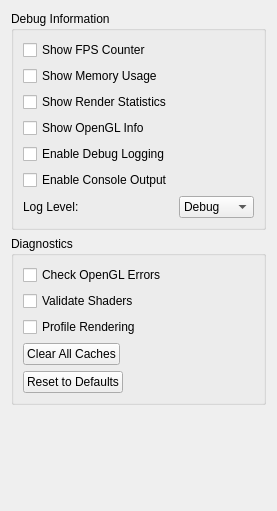
     <widget class="QWidget" name="tabDebug">
      <attribute name="title">
       <string>Debug</string>
      </attribute>
      <layout class="QGridLayout" name="gridLayout_14">
       <item row="0" column="0">
        <widget class="QGroupBox" name="debugInfoGroupBox">
         <property name="title">
          <string>Debug Information</string>
         </property>
         <layout class="QFormLayout" name="debugInfoFormLayout_3">
          <item row="0" column="0">
           <widget class="QCheckBox" name="showFpsCheckBox">
            <property name="text">
             <string>Show FPS Counter</string>
            </property>
           </widget>
          </item>
          <item row="1" column="0">
           <widget class="QCheckBox" name="showMemoryUsageCheckBox">
            <property name="text">
             <string>Show Memory Usage</string>
            </property>
           </widget>
          </item>
          <item row="2" column="0">
           <widget class="QCheckBox" name="showRenderStatsCheckBox">
            <property name="text">
             <string>Show Render Statistics</string>
            </property>
           </widget>
          </item>
          <item row="3" column="0">
           <widget class="QCheckBox" name="showOpenGLInfoCheckBox">
            <property name="text">
             <string>Show OpenGL Info</string>
            </property>
           </widget>
          </item>
          <item row="4" column="0">
           <widget class="QCheckBox" name="enableLoggingCheckBox">
            <property name="text">
             <string>Enable Debug Logging</string>
            </property>
           </widget>
          </item>
          <item row="6" column="0">
           <widget class="QLabel" name="logLevelLabel">
            <property name="text">
             <string>Log Level:</string>
            </property>
           </widget>
          </item>
          <item row="6" column="1">
           <widget class="QComboBox" name="logLevelComboBox">
            <item>
             <property name="text">
              <string>Debug</string>
             </property>
            </item>
            <item>
             <property name="text">
              <string>Info</string>
             </property>
            </item>
            <item>
             <property name="text">
              <string>Warning</string>
             </property>
            </item>
            <item>
             <property name="text">
              <string>Error</string>
             </property>
            </item>
           </widget>
          </item>
          <item row="5" column="0">
           <widget class="QCheckBox" name="enableConsoleCheckBox">
            <property name="text">
             <string>Enable Console Output</string>
            </property>
           </widget>
          </item>
         </layout>
        </widget>
       </item>
       <item row="1" column="0">
        <widget class="QGroupBox" name="diagnosticsGroupBox">
         <property name="title">
          <string>Diagnostics</string>
         </property>
         <layout class="QFormLayout" name="diagnosticsFormLayout_3">
          <item row="0" column="0">
           <widget class="QCheckBox" name="checkOpenGLErrorsCheckBox">
            <property name="text">
             <string>Check OpenGL Errors</string>
            </property>
           </widget>
          </item>
          <item row="1" column="0">
           <widget class="QCheckBox" name="validateShadersCheckBox">
            <property name="text">
             <string>Validate Shaders</string>
            </property>
           </widget>
          </item>
          <item row="2" column="0">
           <widget class="QCheckBox" name="profileRenderingCheckBox">
            <property name="text">
             <string>Profile Rendering</string>
            </property>
           </widget>
          </item>
          <item row="3" column="0">
           <widget class="QPushButton" name="clearCacheButton">
            <property name="text">
             <string>Clear All Caches</string>
            </property>
           </widget>
          </item>
          <item row="4" column="0">
           <widget class="QPushButton" name="resetSettingsButton">
            <property name="text">
             <string>Reset to Defaults</string>
            </property>
           </widget>
          </item>
         </layout>
        </widget>
       </item>
       <item row="2" column="0">
        <spacer name="verticalSpacer_10">
         <property name="orientation">
          <enum>Qt::Orientation::Vertical</enum>
         </property>
         <property name="sizeHint" stdset="0">
          <size>
           <width>20</width>
           <height>95</height>
          </size>
         </property>
        </spacer>
       </item>
      </layout>
     </widget>
